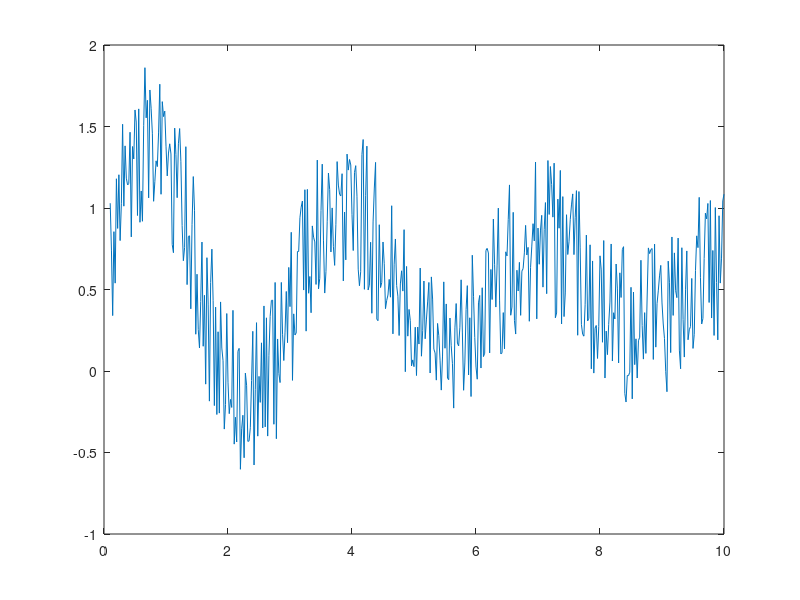

Here is the MATLAB script that generated this plot:
x = [0.1:0.02:10];
y = sin(x*2).*exp(-x/6);

y = rand(1,length(x))+y;
plot(x,y)

dlmwrite('data.txt',[x' y'],'delimiter','\t')